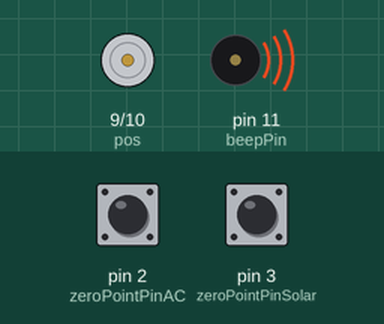
Recording of a sketch running on a simulated Arduino Uno, built with avr-gcc and run on an emulated ATmega328P. Parts: motor-driver pin pairs drawn as motors (green arrow = first pin HIGH = forward, orange = second pin HIGH = backward, longer = more drive), buzzer (waves = sounding, pin HIGH). The inputs (shaded band) are chosen by the test bench; at power-on: pin 2 (zeroPointPinAC) HIGH, pin 3 (zeroPointPinSolar) HIGH. What the sketch prints to the serial monitor is not drawn.

Above: at 0.1 s.
At 0.6 s:
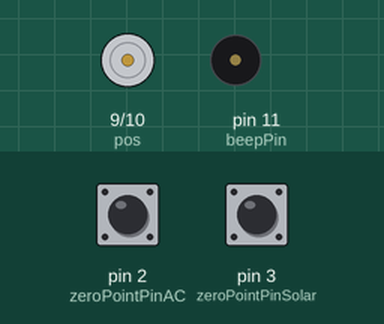
Timing chart, 0 to 2.1 s (numbered marks = the images above):
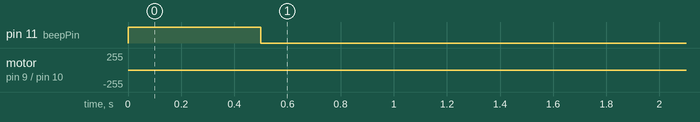

The sketch:

SPLLWHOLETEST2.ino
```cpp
#include "Arduino.h"

// The pin to which we connect the full wave rectified voltage
#define zeroPointPinSolar 3 // Change this to the appropriate pin for solar zero crossing
#define zeroPointPinAC 2    // Change this to the appropriate AC pin

// Beeper pin
#define beepPin 11

// Waveform parameters
const int pos = 9;  // The PWM output pin for positive half-cycle
const int neg = 10; // The PWM output pin for negative half-cycle
const float frequencyAC = 50.0; // Mains frequency
const float amplitude = 255.0; // Amplitude of the AC waveform (0-255)

// Counters for zero crossings
volatile unsigned int zpCounterSolar;
volatile unsigned int zpCounterAC;

// Flags for synchronization
bool isMainsAvailable = false;
bool isSynchronized = false;

// PI Control parameters
const float Kp = 0.1; // Proportional gain
const float Ki = 0.01; // Integral gain

float integralTerm = 0.0;

// Lookup table for sine wave
const float val[100] = {0.03141, 0.06279, 0.09411, 0.12533, 0.15643, 0.18738, 0.21814, 0.24869, 0.27901, 0.30902,
                         0.33874, 0.36812, 0.39715, 0.42578, 0.45399, 0.48175, 0.50904, 0.53583, 0.56208, 0.58779,
                         0.61291, 0.63742, 0.66131, 0.68455, 0.70711, 0.72897, 0.75011, 0.77051, 0.79016, 0.80902,
                         0.82708, 0.84433, 0.86074, 0.87631, 0.89101, 0.90483, 0.91775, 0.92978, 0.94088, 0.95106,
                         0.96030, 0.96858, 0.97591, 0.98227, 0.98768, 0.99211, 0.99556, 0.99803, 0.99952, 1.00000,
                         0.99952, 0.99803, 0.99556, 0.99211, 0.98768, 0.98227, 0.97591, 0.96858, 0.96030, 0.95106,
                         0.94088, 0.92978, 0.91775, 0.90483, 0.89101, 0.87631, 0.86074, 0.84433, 0.82708, 0.80902,
                         0.79016, 0.77051, 0.75011, 0.72897, 0.70711, 0.68455, 0.66131, 0.63742, 0.61291, 0.58779,
                         0.56208, 0.53583, 0.50904, 0.48175, 0.45399, 0.42578, 0.39715, 0.36812, 0.33874, 0.30902,
                         0.27901, 0.24869, 0.21814, 0.18738, 0.15643, 0.12533, 0.09411, 0.06279, 0.03141, 0.00000};

// Forward declarations of all functions
void zeroPointDetectSolar();
void zeroPointDetectAC();
void beep();
void generateWaveform(float phaseAdjustment);

void setup() {
  Serial.begin(115200);

  // Initialise beeper
  pinMode(beepPin, OUTPUT);
  beep();

  // Initialise zero point counters (100 counts per second)
  zpCounterSolar = 0;
  zpCounterAC = 0;

  // Interrupt on pin for solar zero point threshold
  pinMode(zeroPointPinSolar, INPUT_PULLUP);
  attachInterrupt(digitalPinToInterrupt(zeroPointPinSolar), zeroPointDetectSolar, FALLING);

  // Interrupt on pin for AC zero point threshold
  pinMode(zeroPointPinAC, INPUT_PULLUP);
  attachInterrupt(digitalPinToInterrupt(zeroPointPinAC), zeroPointDetectAC, FALLING);

  // Waveform generation pins
  pinMode(pos, OUTPUT);
  pinMode(neg, OUTPUT);

  // All done
  Serial.println("Setup complete");
}

void loop() {
  // Check if Mains parameters are available
  if (zpCounterAC > 100) {
    isMainsAvailable = true;
  } else {
    isMainsAvailable = false;
  }

  // Check for synchronization
  if (isMainsAvailable) {
    float mainsFrequency = 100.0 * zpCounterAC / frequencyAC; // Calculate mains frequency
    float solarFrequency = 100.0 * zpCounterSolar / frequencyAC; // Assume solar frequency is the same as mains

    float phaseError = mainsFrequency - solarFrequency; // Calculate phase error

    // PI Control
    float proportionalTerm = Kp * phaseError;
    integralTerm += Ki * phaseError;

    // Calculate the phase adjustment based on PI control output
    float phaseAdjustment = proportionalTerm + integralTerm;

    // Check if the phase error is within a tolerance (adjust as needed)
    if (abs(phaseError) < 0.1) {
      isSynchronized = true;
      Serial.println("Synchronized: 1");
    } else {
      isSynchronized = false;
      Serial.println("Synchronized: 0");

      // Adjust the phase of the solar waveform using PI control
      generateWaveform(phaseAdjustment);
    }
  }

  // Your additional control logic goes here
  if (isSynchronized) {
    // Perform actions when synchronized
    // For example, control an inverter, send power to the grid, etc.
    // This is a placeholder, replace it with your actual logic
    Serial.println("Inverter synchronized with Mains");
  } else {
    // Perform actions when not synchronized
    // For example, keep generating power but not sending it to the grid
    Serial.println("Generating waveform with PI control");
  }

  // Reset counters
  zpCounterSolar = 0;
  zpCounterAC = 0;

  // Generate AC waveform
  generateWaveform(0.0); // No phase adjustment when synchronized
}

void zeroPointDetectSolar() {
  // Update solar zero crossing counter
  zpCounterSolar++;
}

void zeroPointDetectAC() {
  // Update AC zero crossing counter
  zpCounterAC++;
}

void beep() {
  digitalWrite(beepPin, HIGH);
  delay(500);
  digitalWrite(beepPin, LOW);
}

void generateWaveform(float phaseAdjustment) {
  // Generate positive half-cycle
  for (int i = 0; i < 100; i++) {
    analogWrite(pos, amplitude * val[i]);
    delayMicroseconds(200); // Adjust delay as needed
  }

  // Introduce phase adjustment by delaying the negative half-cycle
  delayMicroseconds(phaseAdjustment);

  // Generate negative half-cycle
  for (int i = 0; i < 100; i++) {
    analogWrite(neg, amplitude * val[i]);
    delayMicroseconds(200); // Adjust delay as needed
  }
}
```
